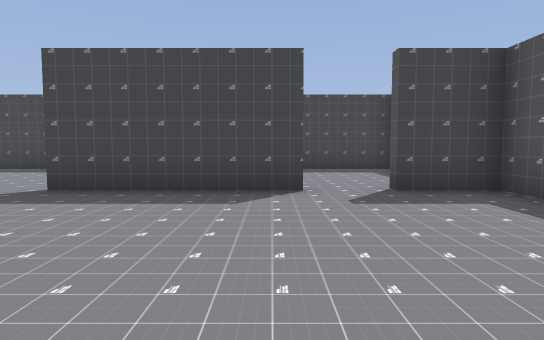
[1] (above)

19 first-person views from a walk through a 3-D level made in the Godot game engine. The camera is 1.3 m above the floor, tilts 4° down and sees 75° across. The floor is counted in squares, 2 m on a side. Each view is taken from the middle of a square. On the plan, view 1 faces up. The plan holds only what a view shows up to about 10 squares ahead; the rest is blank. The place goes on beyond the plan.

[2]
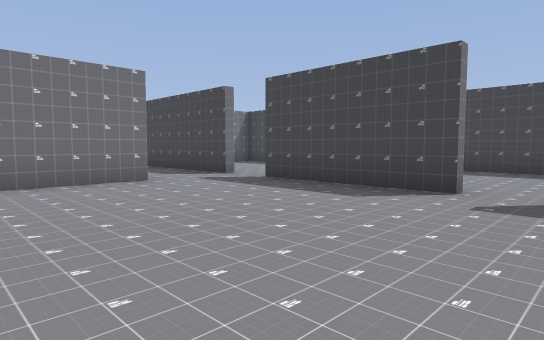

[3]
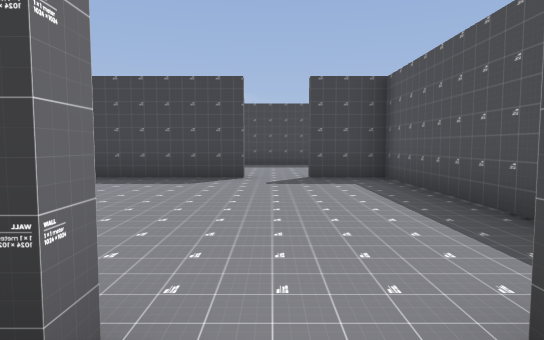

[4]
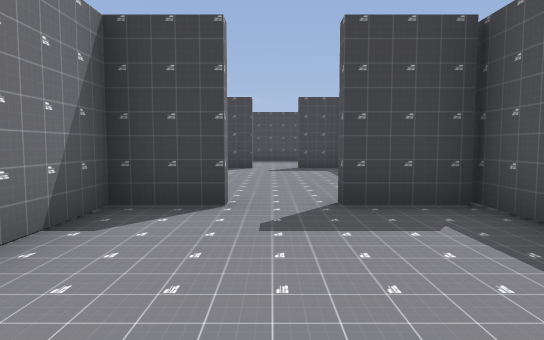

[5]
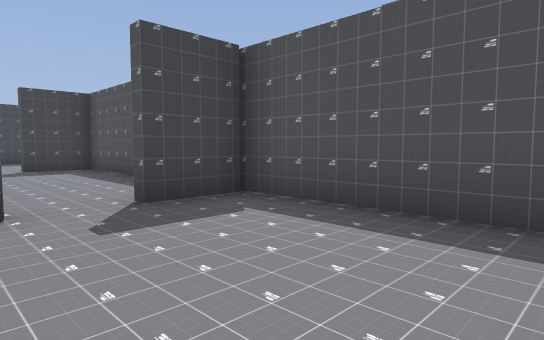

[6]
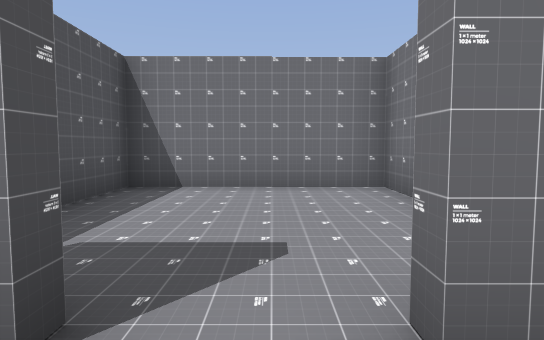

[7]
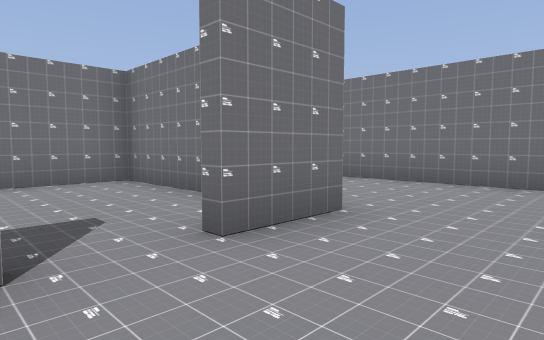

[8]
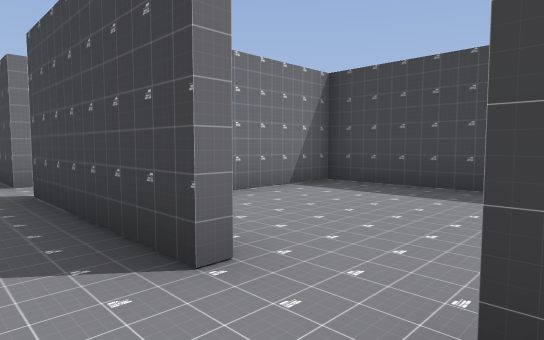

[9]
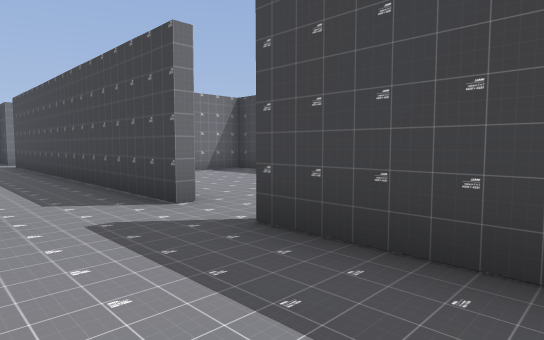

[10]
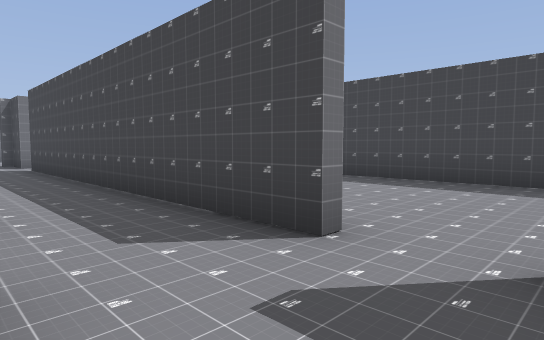

[11]
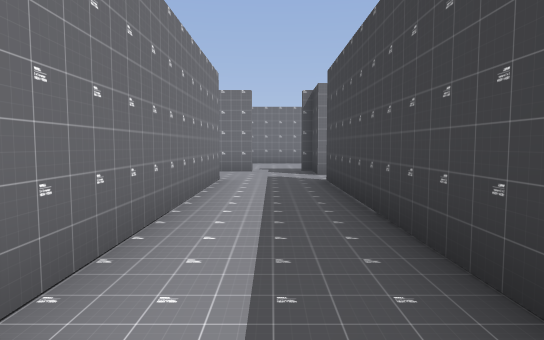

[12]
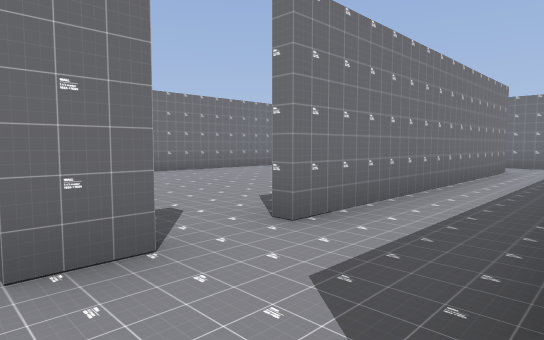

[13]
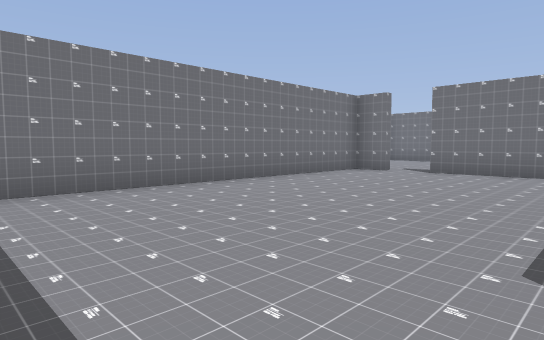

[14]
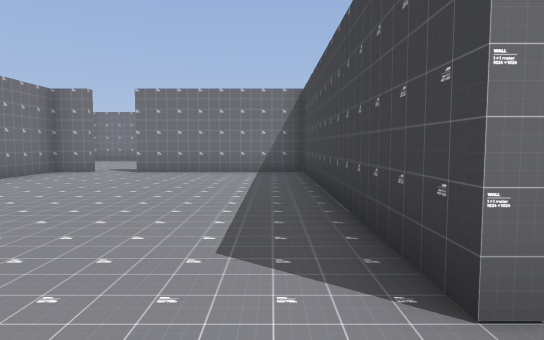

[15]
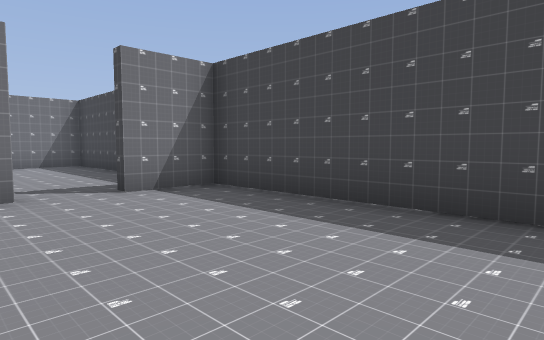

[16]
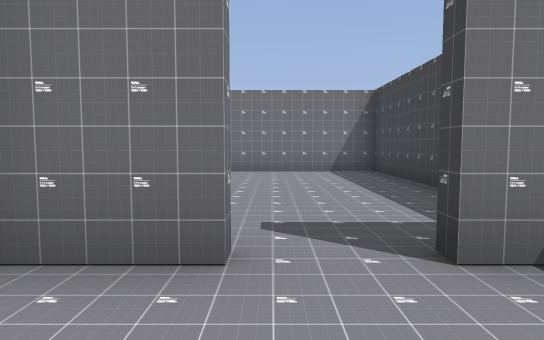

[17]
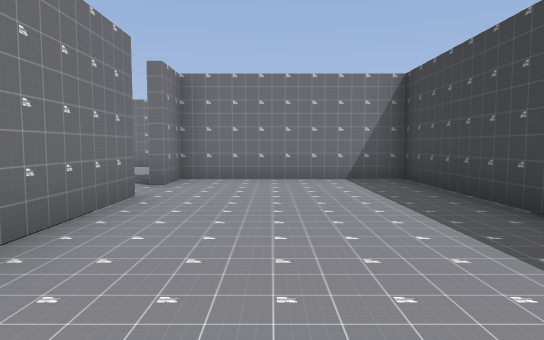

[18]
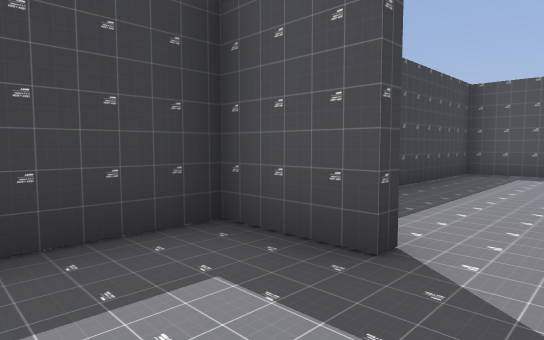

[19]
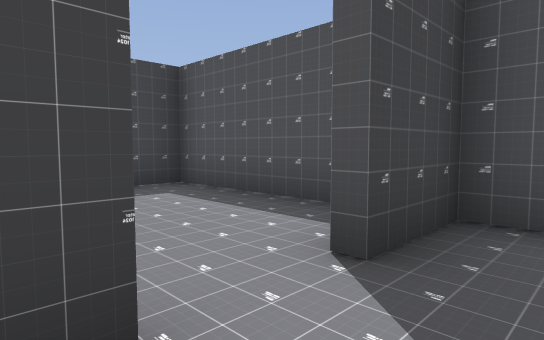

### Floor plan
Ten units are one square. View 1 is at (0, 0); x grows to the right and y downward. Boxes are objects, and circles mark ways between rooms. Rooms are numbered by the first view taken in them; rooms with no view inside come last. Other rooms are left out.
<svg viewBox="-165 -100 203 160">
<path fill="none" stroke="#000" d="M5 -50 -32 -50M-11 10 5 10M33 -10 33 -50 18 -50M-43 -30 -43 -5M6 13 -7 13 -7 55 33 55 33 10M32 13 18 13M-50 -30 -43 -30M-44 -50 -135 -50M-138 -30 -62 -30M-148 -50 -158 -50M-62 -28 -135 -28 -135 12M-125 32 -56 32M-89 -69 -89 -55M-22 -81 -22 -95 -89 -95 -89 -80M-135 -53 -111 -53M-91 -79 -91 -95 -157 -95 -157 -53 -148 -53M33 -62 33 -95 -20 -95 -20 -71"/>
<circle cx="10" cy="10" r="3" fill="#2a7"/>
<circle cx="-40" cy="-40" r="3" fill="#2a7"/>
<circle cx="10" cy="-50" r="3" fill="#2a7"/>
<circle cx="-55" cy="-30" r="3" fill="#2a7"/>
<circle cx="-40" cy="-50" r="3" fill="#2a7"/>
<circle cx="-140" cy="-50" r="3" fill="#2a7"/>
<circle cx="-90" cy="-70" r="3" fill="#2a7"/>
<text x="0" y="-20">1</text>
<text x="10" y="30">2</text>
<text x="-90" y="-40">3</text>
<text x="-90" y="0">4</text>
<text x="-60" y="-80">5</text>
<text x="-120" y="-70">6</text>
<text x="10" y="-80">7</text>
</svg>
Room 1 opens to room 2. Room 1 opens to room 3. Room 1 opens to room 7. Room 3 opens to room 4. Room 3 opens to room 5. Room 3 opens to room 6. Room 5 opens to room 6.

Where each view was taken, in squares from view 1:
view 1: 0 up, 0 right, facing up
view 2: 0 up, 2 right, facing up-left
view 3: 2 down, 1 right, facing up
view 4: 5 down, 1 right, facing up
view 5: 5 down, 0 right, facing up-right
view 6: 0 up, 1 right, facing down
view 7: 1 up, 2 right, facing down-left
view 8: 4 up, 2 right, facing up-left
view 9: 3 up, 1 left, facing up-left
view 10: 3 up, 3 left, facing up-left
view 11: 4 up, 7 left, facing left
view 12: 5 up, 4 left, facing down-left
view 13: 2 up, 5 left, facing down-left
view 14: 2 up, 5 left, facing left
view 15: 6 up, 4 left, facing up-left
view 16: 7 up, 7 left, facing left
view 17: 7 up, 9 left, facing left
view 18: 7 up, 11 left, facing up-right
view 19: 4 up, 0 right, facing up-right
